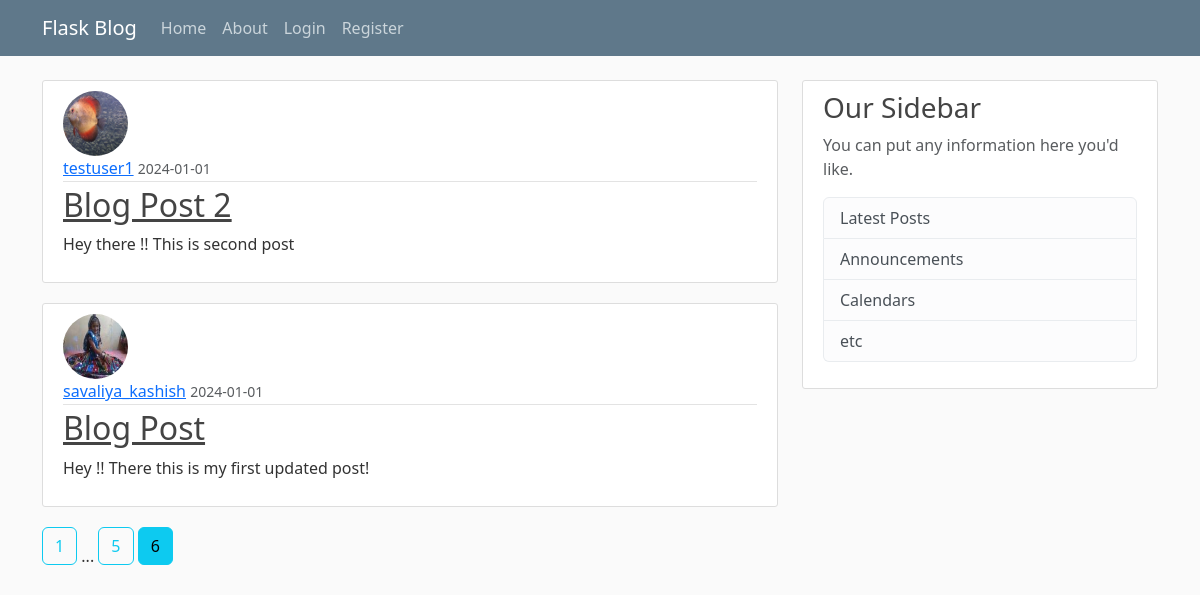
Screenshot of /home?page=6 with the database file from the repository.
### flask_blog/models.py (models this page shows, shortened)
class Post(db.Model):
    id = db.Column(db.Integer, primary_key=True)
    title = db.Column(db.String(100),nullable=False)
    date_posted = db.Column(db.DateTime, nullable=False,default=datetime.utcnow)
    content = db.Column(db.Text, nullable=False)
    user_id = db.Column(db.Integer, db.ForeignKey('user.id'), nullable=False)

class User(db.Model,UserMixin):
    id = db.Column(db.Integer , primary_key=True)
    username = db.Column(db.String(20) , unique=True, nullable=False)
    email = db.Column(db.String(120), unique=True, nullable=False)
    image_file = db.Column(db.String(20), nullable=False ,default='default.jpeg')
    password = db.Column(db.String(60),nullable=False)
    ''' backref is similar to adding another column to post model,what
        backref allow us to do is when we have a post ,the author attribute allow us
        to get the user who created the post
        The lazy attribute defines when SQlAlchemy loads the data from the database
        ,so true means that SQlAlchemy will load the data as necessary in one go '''
    posts = db.relationship('Post', backref='author', lazy=True)

### flask_blog/main/routes.py (the view)
@main.route("/")
@main.route("/home")
def home():
    page = request.args.get('page',1,type=int)
    posts = Post.query.order_by(Post.date_posted.desc()).paginate(page=page,per_page=2)
    return render_template('home.html', posts=posts)

### flask_blog/templates/home.html
{% extends "layout.html" %}
{% block content %}
    {% for post in posts.items%}
        <article class="media content-section">
              <img class="rounded-circle article-img" src="{{ url_for('static', filename='profile_pics/' + post.author.image_file) }}">
              <div class="media-body">
                <div class="article-metadata">
                  <a class="mr-2" href="{{ url_for('users.user_posts',username=post.author.username) }}">{{ post.author.username }}</a>
                  <small class="text-muted">{{ post.date_posted.strftime("%Y-%m-%d") }}</small>
                </div>
                <h2><a class="article-title" href="{{ url_for('posts.post',post_id=post.id) }}">{{ post.title }}</a></h2>
                <p class="article-content">{{ post.content }}</p>
              </div>
        </article>
    {% endfor %}
    {% for page_num in posts.iter_pages(left_edge=1,right_edge=1,left_current=1,right_current=2) %}
        {% if page_num %}
            {% if posts.page == page_num %}
                 <a class="btn btn-info mb-4" href="{{url_for('main.home',page = page_num) }}">
                {{ page_num }}
                </a>
            {% else %}
                <a class="btn btn-outline-info mb-4" href="{{url_for('main.home',page = page_num) }}">
                {{ page_num }}
                </a>
            {% endif %}
        {% else %}
        ...
        {% endif %}
    {% endfor %}
{% endblock content %}

### flask_blog/templates/layout.html (shortened to what this page needs)
<!DOCTYPE html>
<html lang="en">
<head>
    <link href="https://cdn.jsdelivr.net/npm/bootstrap@5.3.2/dist/css/bootstrap.min.css" rel="stylesheet">
    <link rel="stylesheet" type="text/css" href="{{ url_for('static' , filename='main.css')}}" >
</head>
<body>
<header class="site-header">
  <nav class="navbar navbar-expand-md navbar-dark bg-steel fixed-top">
    <div class="container">
      <a class="navbar-brand mr-4" href="/">Flask Blog</a>
      <div class="collapse navbar-collapse" id="navbarToggle">
        <div class="navbar-nav mr-auto">
          <a class="nav-item nav-link" href="/">Home</a>
          <a class="nav-item nav-link" href="/about">About</a>
        </div>
        <div class="navbar-nav">
            {% if current_user.is_authenticated %}
                <a class="nav-item nav-link" href="/new_post">New Post</a>
                <a class="nav-item nav-link" href="/account">Account</a>
                <a class="nav-item nav-link" href="/logout">Logout</a>
            {% else %}
              <a class="nav-item nav-link" href="/login">Login</a>
              <a class="nav-item nav-link" href="/register">Register</a>
            {% endif %}
        </div>
      </div>
    </div>
  </nav>
</header>
<main role="main" class="container">
      <div class="row">
        <div class="col-md-8">
           {% block content %}{% endblock %}
        </div>
        <div class="col-md-4">
          <div class="content-section">
            <h3>Our Sidebar</h3>
            <p class='text-muted'>You can put any information here you'd like.
              <ul class="list-group">
                <li class="list-group-item list-group-item-light">Latest Posts</li>
                <li class="list-group-item list-group-item-light">Announcements</li>
                <li class="list-group-item list-group-item-light">Calendars</li>
                <li class="list-group-item list-group-item-light">etc</li>
              </ul>
            </p>
          </div>
        </div>
      </div>
</main>
</body>
</html>

### flask_blog/static/main.css (style rules this page uses)
body { background: #fafafa; color: #333333; margin-top: 5rem; }
h1, h2, h3, h4, h5, h6 { color: #444444; }
.bg-steel { background-color: #5f788a; }
.site-header .navbar-nav .nav-link { color: #cbd5db; }
.content-section { background: #ffffff; padding: 10px 20px; border: 1px solid #dddddd; border-radius: 3px; margin-bottom: 20px; }
.article-title { color: #444444; }
.article-content { white-space: pre-line; }
.article-img { height: 65px; width: 65px; margin-right: 16px; }
.article-metadata { padding-bottom: 1px; margin-bottom: 4px; border-bottom: 1px solid #e3e3e3 }

### rows the page displays
Post: image_file (placeholder picture), author.username "testuser1", date_posted "2024-01-01", title "Blog Post 2", content "Hey there !! This is second post"
Post: image_file (picture), author.username "savaliya_kashish", date_posted "2024-01-01", title "Blog Post", content "Hey !! There this is my first updated post!"

### other values shown
{{ page_num }} "1" "5"
{{ page_num }} "6"
